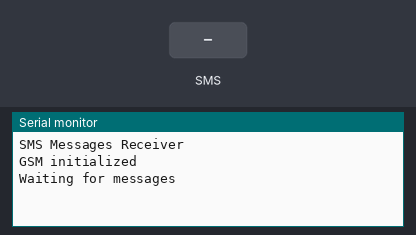
Simulated run of this sketch. Board: Arduino Leonardo, built with avr-gcc and run on an emulated ATmega32U4. Parts: the last lines printed to the serial monitor. Inputs (shaded band) come from the test bench.

Above: at 3.2 s.
3.3 s: text message "#" received
At 4.4 s:
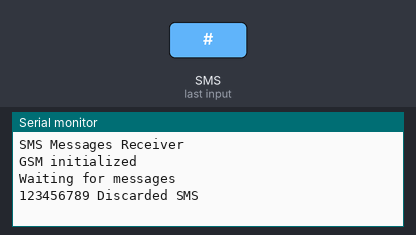
5.5 s: text message "1" received
At 7.2 s:
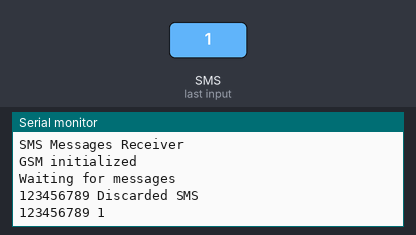

Measured:
- after the input at 3.3 s, the serial monitor: prints a new line after 0.72 s (image 1)
- after the input at 5.5 s, the serial monitor: prints a new line after 0.52 s (image 2)

The sketch:

Text_Tone_V1.ino
```cpp
/*
 SMS receiver
 YOOOO Mojo

 This sketch, for the Arduino GSM shield, waits for a SMS message
 and displays it through the Serial port.

 created 25 Feb 2012
 by Javier Zorzano / TD

 This example is in the public domain.

 http://arduino.cc/en/Tutorial/GSMExamplesReceiveSMS

*/

// include the GSM library
#include <GSM.h>

// PIN Number for the SIM
#define PINNUMBER ""

// initialize the library instances
GSM gsmAccess;
GSM_SMS sms; // Store receiving SMS
GSM_SMS smsOut; // Store sending SMS

char senderNumber[20];// Array to hold the number a SMS is retreived from

void setup()
{
  // initialize serial communications and wait for port to open:
  Serial.begin(9600);
  while (!Serial) {
    ; // wait for serial port to connect. Needed for Leonardo only
  }

  Serial.println("SMS Messages Receiver");

  // connection state
  boolean notConnected = true;

  // Start GSM connection
  while (notConnected)
  {
    if (gsmAccess.begin(PINNUMBER) == GSM_READY)
      notConnected = false;
    else
    {
      Serial.println("Not connected");
      delay(1000);
    }
  }
  Serial.println("GSM initialized");
  Serial.println("Waiting for messages");
}

void loop()
{
  char c;
  //Set to char length when determined final message.
//  char txtMsg[ ] = "Thank you for trying TEST - TONE. Your message will play shortly *beep beep boop boop beep beep* :)";

  // If there are any SMS's available()
  if (sms.available())
  {
    // Get remote number
    sms.remoteNumber(senderNumber, 20);
    Serial.print(senderNumber);
    Serial.print(" ");

    // An example of message disposal
    // Any messages starting with # should be discarded
    if (sms.peek() == '#')
    {
      Serial.println("Discarded SMS");
      sms.flush();
    }

    // Read message bytes and print them
    while (c = sms.read())
      Serial.print(c);
      Serial.println();

    delay(1000); // Add delay for processing

//    // Add and send SMS to last caller
//    smsOut.beginSMS(senderNumber); // Begin Message
//    smsOut.print(txtMsg); //Add Text from Message
//    smsOut.endSMS(); //End the Message

    sms.flush();  // Delete incoming message from modem memory
//    smsOut.flush(); // Delete sent message from modem memory
  }
  delay(1000); //Add delay for processing
}
```
